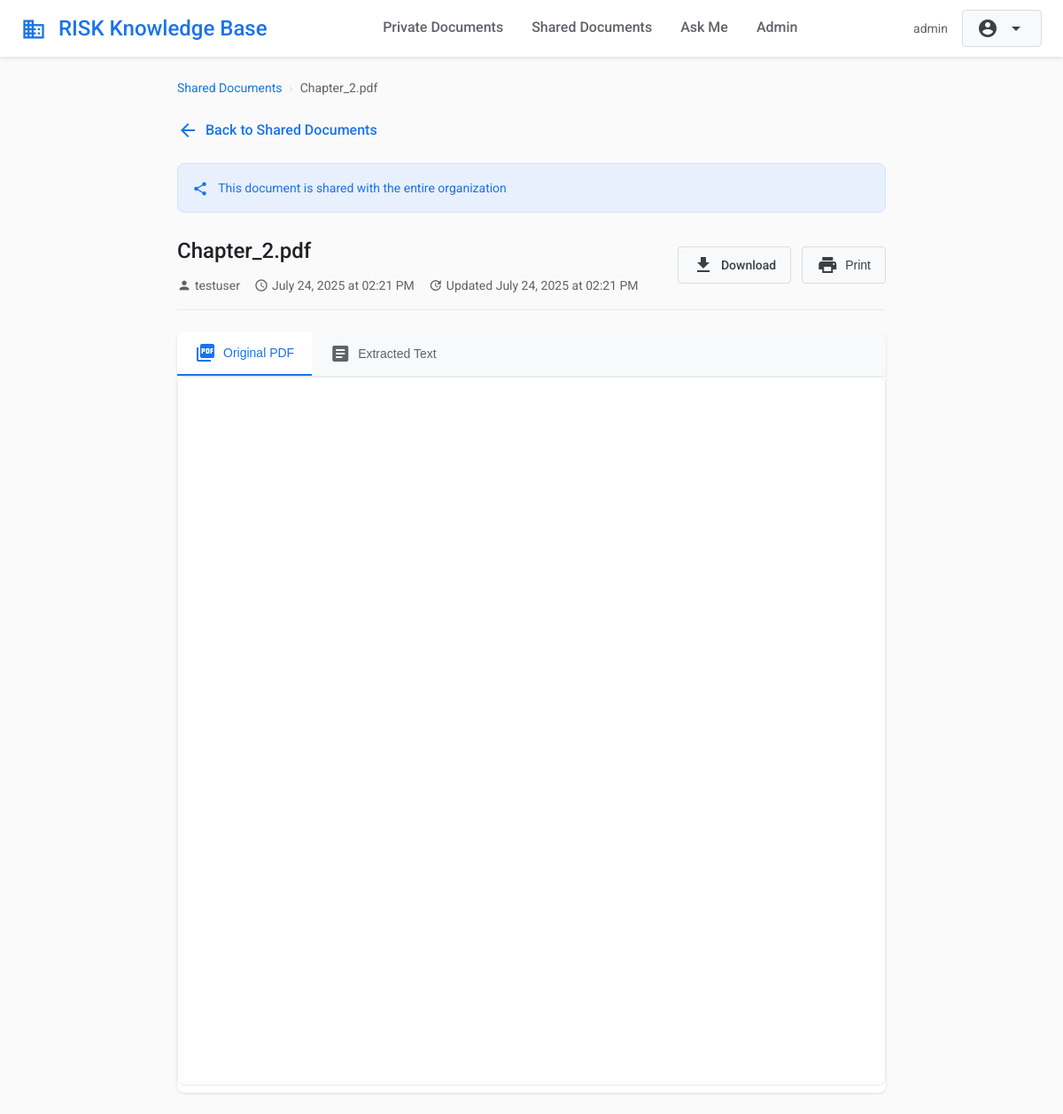
Page /view_document/2 (signed in) on the committed database.
### app.py (models this page shows, shortened)
class User(UserMixin, db.Model):
    id = db.Column(db.Integer, primary_key=True)
    username = db.Column(db.String(20), unique=True, nullable=False)
    email = db.Column(db.String(120), unique=True, nullable=False)
    password_hash = db.Column(db.String(80), nullable=False)
    is_admin = db.Column(db.Boolean, default=False)
    created_at = db.Column(db.DateTime, default=datetime.utcnow)

class Document(db.Model):
    id = db.Column(db.Integer, primary_key=True)
    filename = db.Column(db.String(255), nullable=False)
    original_filename = db.Column(db.String(255), nullable=False)
    file_path = db.Column(db.String(500), nullable=False)
    content = db.Column(db.Text)
    is_shared = db.Column(db.Boolean, default=False)
    user_id = db.Column(db.Integer, db.ForeignKey('user.id'), nullable=False)
    created_at = db.Column(db.DateTime, default=datetime.utcnow)
    updated_at = db.Column(db.DateTime, default=datetime.utcnow, onupdate=datetime.utcnow)
    user = db.relationship('User', backref=db.backref('documents', lazy=True))

### app.py (the view)
@app.route('/view_document/<int:doc_id>')
@login_required
def view_document(doc_id):
    document = Document.query.get_or_404(doc_id)
    if not document.is_shared and document.user_id != current_user.id:
        flash('Access denied')
        return redirect(url_for('private_documents'))
    return render_template('view_document.html', document=document)

### app.py (called while the page is built)
@login_manager.user_loader
def load_user(user_id):
    return User.query.get(int(user_id))

### templates/view_document.html (shortened to what this page needs)
{% extends "base.html" %}
{% block content %}
<div class="document-viewer">
    <div class="breadcrumb">
        <a href="{{ url_for('private_documents') if not document.is_shared else url_for('shared_documents') }}">
            {{ 'Private Documents' if not document.is_shared else 'Shared Documents' }}
        </a>
        <span class="breadcrumb-separator">›</span>
        <span>{{ document.original_filename }}</span>
    </div>
    <a href="{{ url_for('private_documents') if not document.is_shared else url_for('shared_documents') }}" class="back-button">
        <span class="material-icons">arrow_back</span>
        Back to {{ 'Private Documents' if not document.is_shared else 'Shared Documents' }}
    </a>
    {% if document.is_shared %}
    <div class="sharing-info">
        <span class="material-icons">share</span>
        This document is shared with the entire organization
    </div>
    {% endif %}
    <div class="document-header">
        <div class="document-info">
            <h1>{{ document.original_filename }}</h1>
            <div class="document-meta">
                <div class="document-meta-item">
                    <span class="material-icons" style="font-size: 16px;">person</span>
                    {{ document.user.username }}
                </div>
                <div class="document-meta-item">
                    <span class="material-icons" style="font-size: 16px;">schedule</span>
                    {{ document.created_at.strftime('%B %d, %Y at %I:%M %p') }}
                </div>
                {% if document.updated_at != document.created_at %}
                <div class="document-meta-item">
                    <span class="material-icons" style="font-size: 16px;">update</span>
                    Updated {{ document.updated_at.strftime('%B %d, %Y at %I:%M %p') }}
                </div>
                {% endif %}
            </div>
        </div>
        <div class="document-actions">
            <a href="{{ url_for('download_document', doc_id=document.id) }}" class="btn btn-secondary">
                <span class="material-icons">download</span>
                Download
            </a>
            <button class="btn btn-secondary" onclick="window.print()">
                <span class="material-icons">print</span>
                Print
            </button>
        </div>
    </div>
    {% if document.original_filename.lower().endswith('.pdf') %}
    <div class="pdf-viewer-container">
        <div class="view-toggle">
            <button class="btn btn-secondary active" onclick="showPdfView()">
                <span class="material-icons">picture_as_pdf</span>
                Original PDF
            </button>
            <button class="btn btn-secondary" onclick="showTextView()">
                <span class="material-icons">article</span>
                Extracted Text
            </button>
        </div>
        <div id="pdf-view" class="pdf-view">
            <iframe src="{{ url_for('download_document', doc_id=document.id, inline='true') }}"
                    width="100%"
                    height="800px"
                    style="border: 1px solid #e8eaed; border-radius: 8px;">
                <p>Your browser doesn't support PDF viewing.
                   <a href="{{ url_for('download_document', doc_id=document.id) }}">Download the PDF</a> to view it.
                </p>
            </iframe>
        </div>
    </div>
    {% endif %}
</div>
{% endblock %}

### templates/base.html (shortened to what this page needs)
<!DOCTYPE html>
<html lang="en">
<head>
</head>
<body>
    <header class="header">
        <div class="header-content">
            <a href="{{ url_for('index') }}" class="logo">
                <span class="material-icons" style="font-size: 28px; vertical-align: middle; margin-right: 8px;">business</span>
                RISK Knowledge Base
            </a>
            {% if current_user.is_authenticated %}
            <nav class="nav-tabs">
                <a href="{{ url_for('private_documents') }}"
                   class="nav-tab {% if request.endpoint == 'private_documents' %}active{% endif %}">
                    Private Documents
                </a>
                <a href="{{ url_for('shared_documents') }}"
                   class="nav-tab {% if request.endpoint == 'shared_documents' %}active{% endif %}">
                    Shared Documents
                </a>
                <a href="{{ url_for('ask_me') }}"
                   class="nav-tab {% if request.endpoint == 'ask_me' %}active{% endif %}">
                    Ask Me
                </a>
                {% if current_user.is_admin %}
                <a href="{{ url_for('admin') }}"
                   class="nav-tab {% if request.endpoint == 'admin' %}active{% endif %}">
                    Admin
                </a>
                {% endif %}
            </nav>
            <div class="user-menu">
                <span class="user-info">{{ current_user.username }}</span>
                <div class="dropdown">
                    <button class="btn btn-secondary">
                        <span class="material-icons">account_circle</span>
                        <span class="material-icons">arrow_drop_down</span>
                    </button>
                </div>
            </div>
            {% endif %}
        </div>
    </header>
    <main class="container">
        {% block content %}{% endblock %}
    </main>
</body>
</html>

### templates/base.html (style rules this page uses)
* { margin: 0; padding: 0; box-sizing: border-box; }
body { font-family: 'Roboto', sans-serif; background-color: #fafafa; color: #202124; line-height: 1.6; }
.header { background: #fff; box-shadow: 0 2px 4px rgba(0,0,0,0.1); padding: 0 24px; position: sticky; top: 0; z-index: 1000; }
.header-content { display: flex; align-items: center; justify-content: space-between; max-width: 1200px; margin: 0 auto; height: 64px; }
.logo { font-size: 24px; font-weight: 500; color: #1a73e8; text-decoration: none; }
.nav-tabs { display: flex; gap: 32px; }
.nav-tab { padding: 20px 0; text-decoration: none; color: #5f6368; font-weight: 500; border-bottom: 2px solid transparent; transition: all 0.2s ease; }
.user-menu { display: flex; align-items: center; gap: 16px; }
.user-info { color: #5f6368; font-size: 14px; }
.btn { padding: 8px 16px; border: none; border-radius: 4px; cursor: pointer; font-weight: 500; text-decoration: none; display: inline-flex; align-items: center; gap: 8px; transition: all 0.2s ease; font-size: 14px; }
.btn-secondary { background: #f8f9fa; color: #3c4043; border: 1px solid #dadce0; }
.container { max-width: 1200px; margin: 0 auto; padding: 24px; }
.material-icons { vertical-align: middle; }
.dropdown { position: relative; display: inline-block; }

### templates/view_document.html (style rules this page uses)
.document-viewer { max-width: 800px; margin: 0 auto; }
.document-header { display: flex; align-items: center; justify-content: space-between; margin-bottom: 24px; padding-bottom: 16px; border-bottom: 1px solid #e8eaed; }
.document-info h1 { font-size: 24px; font-weight: 500; color: #202124; margin-bottom: 8px; }
.document-meta { display: flex; align-items: center; gap: 16px; font-size: 14px; color: #5f6368; }
.document-meta-item { display: flex; align-items: center; gap: 4px; }
.document-actions { display: flex; gap: 12px; }
.breadcrumb { display: flex; align-items: center; gap: 8px; margin-bottom: 24px; font-size: 14px; color: #5f6368; }
.breadcrumb a { color: #1a73e8; text-decoration: none; }
.breadcrumb-separator { color: #dadce0; }
.back-button { display: inline-flex; align-items: center; gap: 8px; color: #1a73e8; text-decoration: none; font-weight: 500; margin-bottom: 24px; transition: color 0.2s ease; }
.sharing-info { background: #e8f0fe; border: 1px solid #d2e3fc; border-radius: 8px; padding: 16px; margin-bottom: 24px; font-size: 14px; color: #1a73e8; }
.sharing-info .material-icons { vertical-align: middle; margin-right: 8px; font-size: 18px; }
.pdf-viewer-container { background: white; border-radius: 8px; box-shadow: 0 1px 3px rgba(0,0,0,0.12); overflow: hidden; }
.view-toggle { display: flex; border-bottom: 1px solid #e8eaed; background: #f8f9fa; }
.view-toggle .btn { border-radius: 0; border: none; background: transparent; color: #5f6368; padding: 12px 20px; font-weight: 500; transition: all 0.2s ease; }
.view-toggle .btn.active { background: white; color: #1a73e8; border-bottom: 2px solid #1a73e8; }
.pdf-view { padding: 0; }

### rows in the picture
User: username "admin"
Document: is_shared "Shared Documents", original_filename "Chapter_2.pdf", created_at "July 24, 2025 at 02:21 PM", updated_at "July 24, 2025 at 02:21 PM"
User: user.username "testuser"
